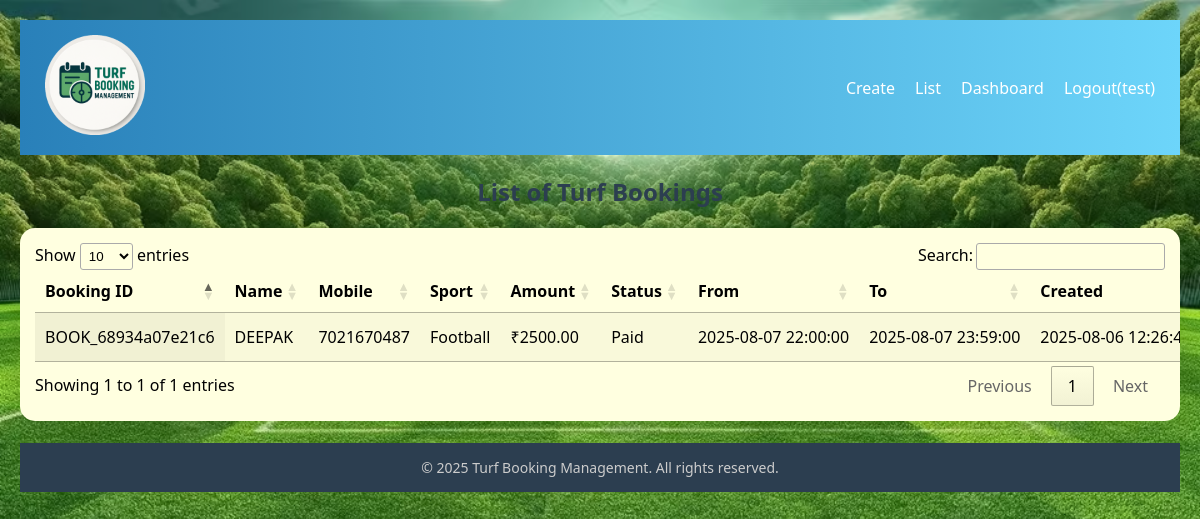
Screenshot of /list.php (signed in) with the database file from the repository.
### tables this page shows
CREATE TABLE IF NOT EXISTS `bookings` (
  `id` int NOT NULL AUTO_INCREMENT,
  `booking_id` varchar(36) DEFAULT NULL,
  `name` varchar(100) NOT NULL,
  `mobile` varchar(15) NOT NULL,
  `email` varchar(100) NOT NULL,
  `sport` varchar(50) NOT NULL,
  `amount` decimal(10,2) NOT NULL,
  `token_amount` decimal(10,2) NOT NULL,
  `paymentStatus` enum('Pending','Paid') DEFAULT 'Pending',
  `fromDateTime` datetime NOT NULL,
  `toDateTime` datetime NOT NULL,
  `created_at` timestamp NULL DEFAULT CURRENT_TIMESTAMP,
  `updated_at` timestamp NULL DEFAULT CURRENT_TIMESTAMP ON UPDATE CURRENT_TIMESTAMP,
  `remark` text,
  PRIMARY KEY (`id`),
  UNIQUE KEY `booking_id` (`booking_id`)
);

### list.php (the view, shortened to what this page needs)
<?php
include('db.php');
$sql = "SELECT * FROM bookings ORDER BY id DESC";
$result = $conn->query($sql);
?>
<!DOCTYPE html>
<html lang="en">
<head>
    <link rel="stylesheet" href="https://cdn.datatables.net/1.13.6/css/jquery.dataTables.min.css" />
    <link rel="stylesheet" href="https://cdn.datatables.net/responsive/2.5.0/css/responsive.dataTables.min.css" />
</head>
<body>
    <?php include 'header.php' ?>
    <h2>List of Turf Bookings</h2>
    <div class="datatable-container">
        <table id="bookingTable" class="display responsive nowrap" style="width:100%">
            <thead>
                <tr>
                    <th>Booking ID</th>
                    <th>Name</th>
                    <th>Mobile</th>
                    <th>Sport</th>
                    <th>Amount</th>
                    <th>Status</th>
                    <th>From</th>
                    <th>To</th>
                    <th>Created</th>
                </tr>
            </thead>
            <tbody>
                <?php if ($result->num_rows > 0): ?>
                <?php while ($row = $result->fetch_assoc()): ?>
                <tr>
                    <td>
                        <?= $row['booking_id'] ?></td>
                    <td><?= $row['name'] ?></td>
                    <td><?= $row['mobile'] ?></td>
                    <td><?= $row['sport'] ?></td>
                    <td>₹<?= $row['amount'] ?></td>
                    <td><?= $row['paymentStatus'] ?></td>
                    <td><?= $row['fromDateTime'] ?></td>
                    <td><?= $row['toDateTime'] ?></td>
                    <td><?= $row['created_at'] ?></td>
                </tr>
                <?php endwhile; ?>
                <?php else: ?>
                <tr>
                    <td colspan="10">No bookings found.</td>
                </tr>
                <?php endif; ?>
            </tbody>
        </table>
    </div>
    <?php include 'footer.php' ?>
</body>
</html>

### header.php (shortened to what this page needs)
<link rel="stylesheet" href="header.css">
<header>
    <div style="text-align:center;">
        <img src="turf_booking_mng.png" height="100px;">
    </div>
    <nav id="mainMenu">
        <a href="create.php">Create</a>
        <a href="list.php">List</a>
        <a href="dashboard.php">Dashboard</a>
        <a href="logout.php">Logout(<?= $_SESSION['name'] ?>)</a>
    </nav>
</header>

### footer.php
<br>
<footer>
    &copy; <span id="year"><?= date('Y') ?> </span> Turf Booking Management. All rights reserved.
</footer>

### header.css (style rules this page uses)
header { background: linear-gradient(to right, #2980b9, #6dd5fa); padding: 15px 25px; color: white; display: flex; justify-content: space-between; align-items: center; flex-wrap: wrap; }
nav { display: flex; gap: 20px; }
nav a { color: white; text-decoration: none; font-weight: 500; }
footer { margin-top: auto; background: #2c3e50; color: #ccc; text-align: center; padding: 15px 10px; font-size: 14px; }

### list.php (style rules this page uses)
body { font-family: 'Segoe UI', sans-serif; background: url(turf.main.avif) no-repeat scroll center 0 / cover; padding: 20px; margin: 0; }
h2 { text-align: center; color: #2c3e50; margin-bottom: 20px; }
.datatable-container { background: lightyellow; padding: 15px; border-radius: 15px; box-shadow: 0 10px 25px rgba(0, 0, 0, 0.1); max-width: 100%; overflow-x: auto; }

### rows the page displays
bookings: booking "BOOK_68934a07e21c6", name "DEEPAK", mobile "7021670487", sport "Football", amount "2500.00", paymentStatus "Paid", fromDateTime "2025-08-07 22:00:00", toDateTime "2025-08-07 23:59:00", created_at "2025-08-06…"

### other values shown
$_SESSION['name'] "test"
